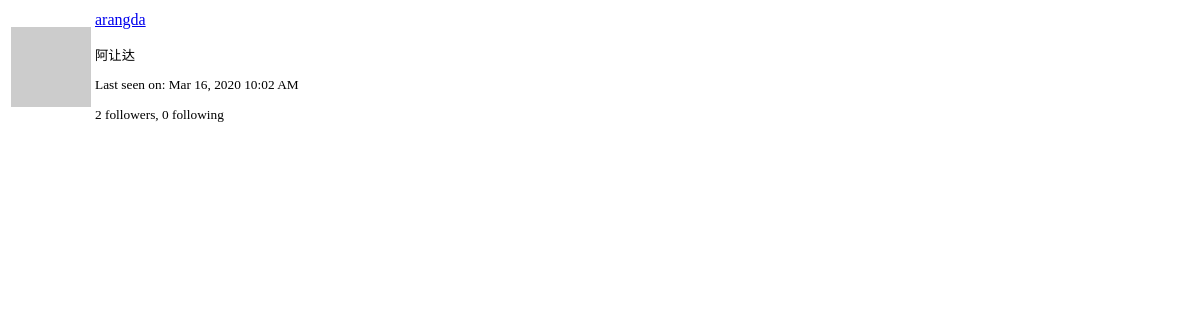
Before: /user/arangda/popup (signed in) with the older database file.
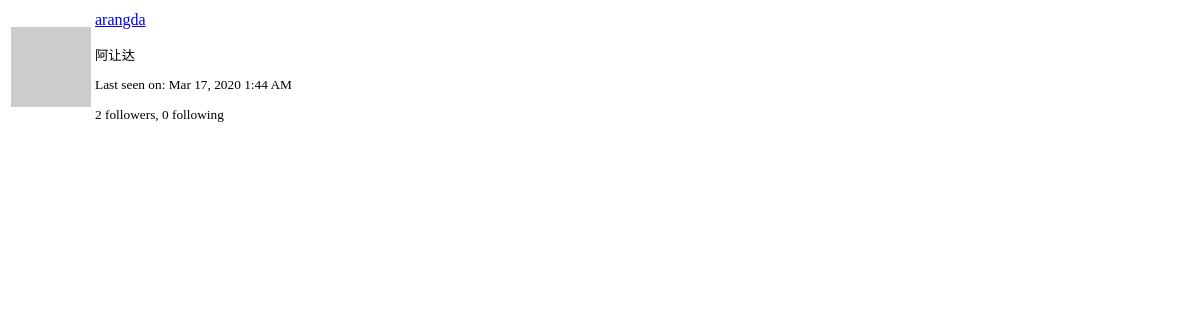
After: the same page with the newer database file.
### app/models.py (models this page shows, shortened)
class PaginatedAPIMixin(object):
    @staticmethod
    def to_collection_dict(query, page, per_page, endpoint, **kwargs):
        resources = query.paginate(page, per_page, False)
        data = {
            'items': [item.to_dict() for item in resources.items],
            '_meta': {
                'page': page,
                'per_page': per_page,
                'total_pages': resources.pages,
                'total_items': resources.total
            },
            '_links': {
                'self': url_for(endpoint, page=page, per_page=per_page,
                                **kwargs),
                'next': url_for(endpoint, page=page + 1, per_page=per_page,
                                **kwargs) if resources.has_next else None,
                'prev': url_for(endpoint, page=page - 1, per_page=per_page,
                                **kwargs) if resources.has_prev else None
            }
        }
        return data

class User(PaginatedAPIMixin,UserMixin,db.Model):
    id = db.Column(db.Integer,primary_key=True)
    username = db.Column(db.String(64),index=True,unique=True)
    email = db.Column(db.String(120),index=True,unique=True)
    password_hash = db.Column(db.String(128))
    about_me = db.Column(db.String(140))
    last_seen = db.Column(db.DateTime,default=datetime.utcnow)
    posts = db.relationship('Post',backref='author',lazy='dynamic')
    messages_sent = db.relationship('Message',
                                    foreign_keys='Message.sender_id',
                                    backref='author', lazy='dynamic')
    messages_received = db.relationship('Message',
                                        foreign_keys='Message.recipient_id',
                                        backref='recipient', lazy='dynamic')
    last_message_read_time = db.Column(db.DateTime)
    token = db.Column(db.String(32), index=True, unique=True)
    token_expiration = db.Column(db.DateTime)
    notifications = db.relationship('Notification',backref='user',lazy='dynamic')
    followed = db.relationship(
        'User',secondary=followers,
        primaryjoin=(followers.c.follower_id == id),
        secondaryjoin=(followers.c.followed_id == id),
        backref=db.backref('followers',lazy='dynamic'),lazy='dynamic'
    )
    tasks = db.relationship('Task',backref='user',lazy='dynamic')
    def avatar(self,size):
        digest = md5(self.email.lower().encode('utf-8')).hexdigest()
        return 'https://www.gravatar.com/avatar/{}?d=identicon&s={}'.format(digest,size)

### app/main/routes.py (the view)
@bp.route('/user/<username>/popup')
@login_required
def user_popup(username):
    user = User.query.filter_by(username=username).first_or_404()
    return render_template('user_popup.html',user=user)

### app/main/routes.py (called while the page is built)
@bp.before_app_request
def before_request():
    g.locale = str(get_locale())
    if current_user.is_authenticated:
        current_user.last_seen = datetime.utcnow()
        db.session.commit()

### app/models.py (called while the page is built)
@login.user_loader
def load_user(id):
    return User.query.get(int(id))

### app/templates/user_popup.html (shortened to what this page needs)
<table class="table">
    <tr>
        <td width="64" style="border: 0px;"><img src="{{ user.avatar(64) }}"></td>
        <td style="border: 0px;">
            <p>
                <a href="{{ url_for('main.user', username=user.username) }}">
                    {{ user.username }}
                </a>
            </p>
            <small>
                {% if user.about_me %}<p>{{ user.about_me }}</p>{% endif %}
                {% if user.last_seen %}
                <p>{{ _('Last seen on') }}:
                   {{ moment(user.last_seen).format('lll') }}</p>
                {% endif %}
                <p>{{ _('%(count)d followers', count=user.followers.count()) }},
                   {{ _('%(count)d following', count=user.followed.count()) }}</p>
            </small>
        </td>
    </tr>
</table>

Changed rows visible on the page:
changed User "arangda": last_seen "Mar 16, 2020 10:02 AM" → "Mar 17, 2020 1:44 AM"
